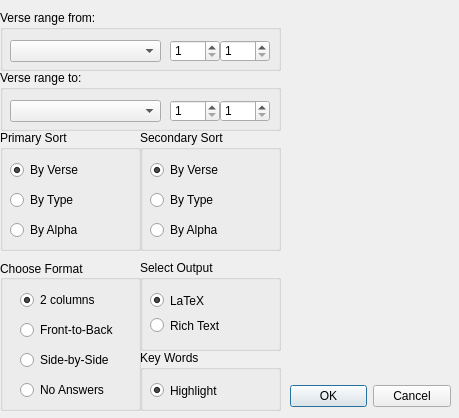
<?xml version="1.0" encoding="UTF-8"?>
<ui version="4.0">
 <class>Dialog</class>
 <widget class="QDialog" name="Dialog">
  <property name="geometry">
   <rect>
    <x>0</x>
    <y>0</y>
    <width>459</width>
    <height>418</height>
   </rect>
  </property>
  <property name="windowTitle">
   <string>Dialog</string>
  </property>
  <widget class="QDialogButtonBox" name="OkBox">
   <property name="geometry">
    <rect>
     <x>290</x>
     <y>380</y>
     <width>161</width>
     <height>32</height>
    </rect>
   </property>
   <property name="sizePolicy">
    <sizepolicy hsizetype="Expanding" vsizetype="Expanding">
     <horstretch>0</horstretch>
     <verstretch>0</verstretch>
    </sizepolicy>
   </property>
   <property name="standardButtons">
    <set>QDialogButtonBox::Cancel|QDialogButtonBox::Ok</set>
   </property>
  </widget>
  <widget class="QGroupBox" name="fromBox">
   <property name="geometry">
    <rect>
     <x>0</x>
     <y>10</y>
     <width>281</width>
     <height>61</height>
    </rect>
   </property>
   <property name="title">
    <string>Verse range from:</string>
   </property>
   <widget class="QSpinBox" name="verse1">
    <property name="geometry">
     <rect>
      <x>220</x>
      <y>30</y>
      <width>50</width>
      <height>22</height>
     </rect>
    </property>
    <property name="minimum">
     <number>1</number>
    </property>
   </widget>
   <widget class="QComboBox" name="book1">
    <property name="geometry">
     <rect>
      <x>10</x>
      <y>30</y>
      <width>151</width>
      <height>22</height>
     </rect>
    </property>
   </widget>
   <widget class="QSpinBox" name="chapter1">
    <property name="geometry">
     <rect>
      <x>170</x>
      <y>30</y>
      <width>50</width>
      <height>22</height>
     </rect>
    </property>
    <property name="minimum">
     <number>1</number>
    </property>
   </widget>
  </widget>
  <widget class="QGroupBox" name="ToBox">
   <property name="geometry">
    <rect>
     <x>0</x>
     <y>70</y>
     <width>281</width>
     <height>61</height>
    </rect>
   </property>
   <property name="title">
    <string>Verse range to:</string>
   </property>
   <widget class="QSpinBox" name="verse2">
    <property name="geometry">
     <rect>
      <x>220</x>
      <y>30</y>
      <width>50</width>
      <height>22</height>
     </rect>
    </property>
    <property name="minimum">
     <number>1</number>
    </property>
   </widget>
   <widget class="QComboBox" name="book2">
    <property name="geometry">
     <rect>
      <x>10</x>
      <y>30</y>
      <width>151</width>
      <height>22</height>
     </rect>
    </property>
   </widget>
   <widget class="QSpinBox" name="chapter2">
    <property name="geometry">
     <rect>
      <x>170</x>
      <y>30</y>
      <width>50</width>
      <height>22</height>
     </rect>
    </property>
    <property name="minimum">
     <number>1</number>
    </property>
   </widget>
  </widget>
  <widget class="QGroupBox" name="formatBox">
   <property name="geometry">
    <rect>
     <x>0</x>
     <y>260</y>
     <width>141</width>
     <height>151</height>
    </rect>
   </property>
   <property name="title">
    <string>Choose Format</string>
   </property>
   <property name="alignment">
    <set>Qt::AlignLeading|Qt::AlignLeft|Qt::AlignVCenter</set>
   </property>
   <widget class="QRadioButton" name="noanswerbutton">
    <property name="geometry">
     <rect>
      <x>20</x>
      <y>120</y>
      <width>107</width>
      <height>20</height>
     </rect>
    </property>
    <property name="text">
     <string>No Answers</string>
    </property>
   </widget>
   <widget class="QRadioButton" name="sidebysidebutton">
    <property name="geometry">
     <rect>
      <x>20</x>
      <y>90</y>
      <width>110</width>
      <height>20</height>
     </rect>
    </property>
    <property name="text">
     <string>Side-by-Side</string>
    </property>
   </widget>
   <widget class="QRadioButton" name="fronttobackbutton">
    <property name="geometry">
     <rect>
      <x>20</x>
      <y>60</y>
      <width>110</width>
      <height>20</height>
     </rect>
    </property>
    <property name="text">
     <string>Front-to-Back</string>
    </property>
   </widget>
   <widget class="QRadioButton" name="twocolumnbutton">
    <property name="geometry">
     <rect>
      <x>20</x>
      <y>30</y>
      <width>90</width>
      <height>20</height>
     </rect>
    </property>
    <property name="text">
     <string>2 columns</string>
    </property>
    <property name="checked">
     <bool>true</bool>
    </property>
   </widget>
  </widget>
  <widget class="QGroupBox" name="sortBox1">
   <property name="geometry">
    <rect>
     <x>0</x>
     <y>130</y>
     <width>141</width>
     <height>121</height>
    </rect>
   </property>
   <property name="title">
    <string>Primary Sort</string>
   </property>
   <widget class="QRadioButton" name="alphabutton">
    <property name="geometry">
     <rect>
      <x>10</x>
      <y>90</y>
      <width>80</width>
      <height>20</height>
     </rect>
    </property>
    <property name="text">
     <string>By Alpha</string>
    </property>
   </widget>
   <widget class="QRadioButton" name="typebutton">
    <property name="geometry">
     <rect>
      <x>10</x>
      <y>60</y>
      <width>80</width>
      <height>20</height>
     </rect>
    </property>
    <property name="text">
     <string>By Type</string>
    </property>
   </widget>
   <widget class="QRadioButton" name="versebutton">
    <property name="geometry">
     <rect>
      <x>10</x>
      <y>30</y>
      <width>80</width>
      <height>20</height>
     </rect>
    </property>
    <property name="text">
     <string>By Verse</string>
    </property>
    <property name="checked">
     <bool>true</bool>
    </property>
   </widget>
  </widget>
  <widget class="QGroupBox" name="sortBox2">
   <property name="geometry">
    <rect>
     <x>140</x>
     <y>130</y>
     <width>141</width>
     <height>121</height>
    </rect>
   </property>
   <property name="title">
    <string>Secondary Sort</string>
   </property>
   <widget class="QRadioButton" name="alphabutton2">
    <property name="geometry">
     <rect>
      <x>10</x>
      <y>90</y>
      <width>80</width>
      <height>20</height>
     </rect>
    </property>
    <property name="text">
     <string>By Alpha</string>
    </property>
   </widget>
   <widget class="QRadioButton" name="typebutton2">
    <property name="geometry">
     <rect>
      <x>10</x>
      <y>60</y>
      <width>80</width>
      <height>20</height>
     </rect>
    </property>
    <property name="text">
     <string>By Type</string>
    </property>
   </widget>
   <widget class="QRadioButton" name="versebutton2">
    <property name="geometry">
     <rect>
      <x>10</x>
      <y>30</y>
      <width>80</width>
      <height>20</height>
     </rect>
    </property>
    <property name="text">
     <string>By Verse</string>
    </property>
    <property name="checked">
     <bool>true</bool>
    </property>
   </widget>
  </widget>
  <widget class="QGroupBox" name="outputBox">
   <property name="geometry">
    <rect>
     <x>140</x>
     <y>260</y>
     <width>141</width>
     <height>91</height>
    </rect>
   </property>
   <property name="title">
    <string>Select Output</string>
   </property>
   <widget class="QRadioButton" name="LaTeXButton">
    <property name="geometry">
     <rect>
      <x>10</x>
      <y>30</y>
      <width>103</width>
      <height>21</height>
     </rect>
    </property>
    <property name="text">
     <string>LaTeX</string>
    </property>
    <property name="checked">
     <bool>true</bool>
    </property>
   </widget>
   <widget class="QRadioButton" name="RTFButton">
    <property name="geometry">
     <rect>
      <x>10</x>
      <y>50</y>
      <width>103</width>
      <height>31</height>
     </rect>
    </property>
    <property name="text">
     <string>Rich Text</string>
    </property>
   </widget>
  </widget>
  <widget class="QGroupBox" name="KeyWordBox">
   <property name="geometry">
    <rect>
     <x>140</x>
     <y>350</y>
     <width>141</width>
     <height>61</height>
    </rect>
   </property>
   <property name="title">
    <string>Key Words</string>
   </property>
   <widget class="QRadioButton" name="KeyWordButton">
    <property name="geometry">
     <rect>
      <x>10</x>
      <y>30</y>
      <width>101</width>
      <height>21</height>
     </rect>
    </property>
    <property name="text">
     <string>Highlight</string>
    </property>
    <property name="checked">
     <bool>true</bool>
    </property>
   </widget>
  </widget>
  <widget class="QWidget" name="verticalLayoutWidget">
   <property name="geometry">
    <rect>
     <x>290</x>
     <y>60</y>
     <width>161</width>
     <height>271</height>
    </rect>
   </property>
   <layout class="QVBoxLayout" name="TypeBox"/>
  </widget>
 </widget>
 <tabstops>
  <tabstop>book1</tabstop>
  <tabstop>chapter1</tabstop>
  <tabstop>verse1</tabstop>
  <tabstop>book2</tabstop>
  <tabstop>chapter2</tabstop>
  <tabstop>verse2</tabstop>
  <tabstop>versebutton</tabstop>
  <tabstop>typebutton</tabstop>
  <tabstop>alphabutton</tabstop>
  <tabstop>versebutton2</tabstop>
  <tabstop>typebutton2</tabstop>
  <tabstop>alphabutton2</tabstop>
  <tabstop>twocolumnbutton</tabstop>
  <tabstop>fronttobackbutton</tabstop>
  <tabstop>sidebysidebutton</tabstop>
  <tabstop>noanswerbutton</tabstop>
  <tabstop>LaTeXButton</tabstop>
  <tabstop>RTFButton</tabstop>
  <tabstop>OkBox</tabstop>
 </tabstops>
 <resources/>
 <connections/>
</ui>
